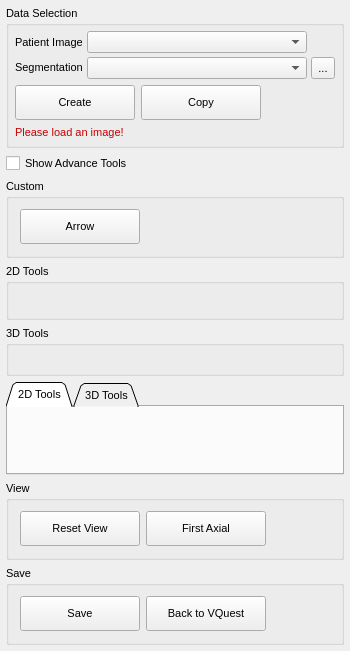
<?xml version="1.0" encoding="UTF-8"?>
<ui version="4.0">
 <class>QmitkSegmentationControls</class>
 <widget class="QWidget" name="QmitkSegmentationControls">
  <property name="geometry">
   <rect>
    <x>0</x>
    <y>0</y>
    <width>350</width>
    <height>608</height>
   </rect>
  </property>
  <property name="sizePolicy">
   <sizepolicy hsizetype="Minimum" vsizetype="Minimum">
    <horstretch>0</horstretch>
    <verstretch>0</verstretch>
   </sizepolicy>
  </property>
  <property name="minimumSize">
   <size>
    <width>0</width>
    <height>0</height>
   </size>
  </property>
  <property name="font">
   <font>
    <family>MS Shell Dlg 2</family>
    <pointsize>8</pointsize>
    <weight>50</weight>
    <italic>false</italic>
    <bold>false</bold>
    <underline>false</underline>
    <strikeout>false</strikeout>
   </font>
  </property>
  <property name="windowTitle">
   <string>QmitkSegmentation</string>
  </property>
  <layout class="QVBoxLayout" name="verticalLayout_6">
   <property name="sizeConstraint">
    <enum>QLayout::SetMinimumSize</enum>
   </property>
   <property name="leftMargin">
    <number>6</number>
   </property>
   <property name="topMargin">
    <number>6</number>
   </property>
   <property name="rightMargin">
    <number>6</number>
   </property>
   <property name="bottomMargin">
    <number>6</number>
   </property>
   <item>
    <widget class="QGroupBox" name="groupBox">
     <property name="sizePolicy">
      <sizepolicy hsizetype="Minimum" vsizetype="Fixed">
       <horstretch>0</horstretch>
       <verstretch>0</verstretch>
      </sizepolicy>
     </property>
     <property name="title">
      <string>Data Selection</string>
     </property>
     <layout class="QVBoxLayout" name="verticalLayout_3">
      <property name="leftMargin">
       <number>6</number>
      </property>
      <property name="topMargin">
       <number>6</number>
      </property>
      <property name="rightMargin">
       <number>6</number>
      </property>
      <property name="bottomMargin">
       <number>6</number>
      </property>
      <item>
       <layout class="QGridLayout" name="gridLayout_2" columnstretch="0,0,0">
        <property name="sizeConstraint">
         <enum>QLayout::SetMinimumSize</enum>
        </property>
        <property name="spacing">
         <number>4</number>
        </property>
        <item row="0" column="0">
         <widget class="QLabel" name="lblPatientImage">
          <property name="sizePolicy">
           <sizepolicy hsizetype="Maximum" vsizetype="Preferred">
            <horstretch>0</horstretch>
            <verstretch>0</verstretch>
           </sizepolicy>
          </property>
          <property name="text">
           <string>Patient Image</string>
          </property>
         </widget>
        </item>
        <item row="1" column="0">
         <widget class="QLabel" name="lblSegmentation">
          <property name="sizePolicy">
           <sizepolicy hsizetype="Maximum" vsizetype="Fixed">
            <horstretch>0</horstretch>
            <verstretch>0</verstretch>
           </sizepolicy>
          </property>
          <property name="text">
           <string>Segmentation</string>
          </property>
         </widget>
        </item>
        <item row="1" column="2">
         <widget class="QToolButton" name="btnNewSegmentation">
          <property name="sizePolicy">
           <sizepolicy hsizetype="Maximum" vsizetype="Minimum">
            <horstretch>0</horstretch>
            <verstretch>0</verstretch>
           </sizepolicy>
          </property>
          <property name="toolTip">
           <string>Create a new segmentation</string>
          </property>
          <property name="text">
           <string>...</string>
          </property>
          <property name="icon">
           <iconset resource="../../resources/segmentation.qrc">
            <normaloff>:/segmentation/btnNew.png</normaloff>:/segmentation/btnNew.png</iconset>
          </property>
         </widget>
        </item>
        <item row="1" column="1">
         <widget class="QmitkDataStorageComboBox" name="segImageSelector">
          <property name="sizePolicy">
           <sizepolicy hsizetype="Minimum" vsizetype="Fixed">
            <horstretch>0</horstretch>
            <verstretch>0</verstretch>
           </sizepolicy>
          </property>
         </widget>
        </item>
        <item row="0" column="1">
         <widget class="QmitkDataStorageComboBox" name="patImageSelector">
          <property name="sizePolicy">
           <sizepolicy hsizetype="Minimum" vsizetype="Fixed">
            <horstretch>0</horstretch>
            <verstretch>0</verstretch>
           </sizepolicy>
          </property>
         </widget>
        </item>
       </layout>
      </item>
      <item>
       <layout class="QHBoxLayout" name="horizontalLayout">
        <item>
         <widget class="QPushButton" name="createSegmentationPushButton">
          <property name="minimumSize">
           <size>
            <width>120</width>
            <height>35</height>
           </size>
          </property>
          <property name="text">
           <string>Create</string>
          </property>
         </widget>
        </item>
        <item>
         <widget class="QPushButton" name="copyPushButton">
          <property name="minimumSize">
           <size>
            <width>120</width>
            <height>35</height>
           </size>
          </property>
          <property name="text">
           <string>Copy</string>
          </property>
         </widget>
        </item>
        <item>
         <spacer name="horizontalSpacer_4">
          <property name="orientation">
           <enum>Qt::Horizontal</enum>
          </property>
          <property name="sizeHint" stdset="0">
           <size>
            <width>40</width>
            <height>20</height>
           </size>
          </property>
         </spacer>
        </item>
       </layout>
      </item>
      <item>
       <widget class="QLabel" name="lblSegmentationWarnings">
        <property name="sizePolicy">
         <sizepolicy hsizetype="Minimum" vsizetype="Fixed">
          <horstretch>0</horstretch>
          <verstretch>0</verstretch>
         </sizepolicy>
        </property>
        <property name="palette">
         <palette>
          <active>
           <colorrole role="WindowText">
            <brush brushstyle="SolidPattern">
             <color alpha="255">
              <red>200</red>
              <green>0</green>
              <blue>0</blue>
             </color>
            </brush>
           </colorrole>
           <colorrole role="Text">
            <brush brushstyle="SolidPattern">
             <color alpha="255">
              <red>200</red>
              <green>0</green>
              <blue>0</blue>
             </color>
            </brush>
           </colorrole>
           <colorrole role="ButtonText">
            <brush brushstyle="SolidPattern">
             <color alpha="255">
              <red>200</red>
              <green>0</green>
              <blue>0</blue>
             </color>
            </brush>
           </colorrole>
          </active>
          <inactive>
           <colorrole role="WindowText">
            <brush brushstyle="SolidPattern">
             <color alpha="255">
              <red>200</red>
              <green>0</green>
              <blue>0</blue>
             </color>
            </brush>
           </colorrole>
           <colorrole role="Text">
            <brush brushstyle="SolidPattern">
             <color alpha="255">
              <red>200</red>
              <green>0</green>
              <blue>0</blue>
             </color>
            </brush>
           </colorrole>
           <colorrole role="ButtonText">
            <brush brushstyle="SolidPattern">
             <color alpha="255">
              <red>200</red>
              <green>0</green>
              <blue>0</blue>
             </color>
            </brush>
           </colorrole>
          </inactive>
          <disabled>
           <colorrole role="WindowText">
            <brush brushstyle="SolidPattern">
             <color alpha="255">
              <red>84</red>
              <green>82</green>
              <blue>78</blue>
             </color>
            </brush>
           </colorrole>
           <colorrole role="Text">
            <brush brushstyle="SolidPattern">
             <color alpha="255">
              <red>84</red>
              <green>82</green>
              <blue>78</blue>
             </color>
            </brush>
           </colorrole>
           <colorrole role="ButtonText">
            <brush brushstyle="SolidPattern">
             <color alpha="255">
              <red>84</red>
              <green>82</green>
              <blue>78</blue>
             </color>
            </brush>
           </colorrole>
          </disabled>
         </palette>
        </property>
        <property name="font">
         <font>
          <weight>50</weight>
          <bold>false</bold>
         </font>
        </property>
        <property name="text">
         <string>Please load an image!</string>
        </property>
        <property name="wordWrap">
         <bool>true</bool>
        </property>
       </widget>
      </item>
     </layout>
    </widget>
   </item>
   <item>
    <widget class="QCheckBox" name="showAdvanceCheckBox">
     <property name="enabled">
      <bool>true</bool>
     </property>
     <property name="text">
      <string>Show Advance Tools</string>
     </property>
    </widget>
   </item>
   <item>
    <widget class="QGroupBox" name="arrowGroupBox">
     <property name="enabled">
      <bool>true</bool>
     </property>
     <property name="sizePolicy">
      <sizepolicy hsizetype="Minimum" vsizetype="Fixed">
       <horstretch>0</horstretch>
       <verstretch>1</verstretch>
      </sizepolicy>
     </property>
     <property name="minimumSize">
      <size>
       <width>0</width>
       <height>0</height>
      </size>
     </property>
     <property name="title">
      <string>Custom</string>
     </property>
     <layout class="QVBoxLayout" name="verticalLayout_5">
      <item>
       <layout class="QGridLayout" name="gridLayout">
        <item row="0" column="0">
         <widget class="QPushButton" name="arrowPushButton">
          <property name="sizePolicy">
           <sizepolicy hsizetype="Minimum" vsizetype="Fixed">
            <horstretch>0</horstretch>
            <verstretch>0</verstretch>
           </sizepolicy>
          </property>
          <property name="minimumSize">
           <size>
            <width>120</width>
            <height>35</height>
           </size>
          </property>
          <property name="text">
           <string>Arrow</string>
          </property>
         </widget>
        </item>
        <item row="0" column="1">
         <spacer name="horizontalSpacer_2">
          <property name="orientation">
           <enum>Qt::Horizontal</enum>
          </property>
          <property name="sizeHint" stdset="0">
           <size>
            <width>40</width>
            <height>20</height>
           </size>
          </property>
         </spacer>
        </item>
       </layout>
      </item>
     </layout>
    </widget>
   </item>
   <item>
    <widget class="QGroupBox" name="SegmentationTools2DGroupBox">
     <property name="title">
      <string>2D Tools</string>
     </property>
     <layout class="QVBoxLayout" name="verticalLayout_9">
      <item>
       <widget class="QmitkToolGUIArea" name="m_ManualToolGUIContainer2D_2" native="true">
        <property name="sizePolicy">
         <sizepolicy hsizetype="Minimum" vsizetype="Minimum">
          <horstretch>0</horstretch>
          <verstretch>0</verstretch>
         </sizepolicy>
        </property>
        <property name="font">
         <font>
          <weight>50</weight>
          <bold>false</bold>
         </font>
        </property>
       </widget>
      </item>
      <item>
       <widget class="QmitkToolSelectionBox" name="m_ManualToolSelectionBox2D_2" native="true">
        <property name="sizePolicy">
         <sizepolicy hsizetype="Minimum" vsizetype="Fixed">
          <horstretch>0</horstretch>
          <verstretch>0</verstretch>
         </sizepolicy>
        </property>
        <property name="font">
         <font>
          <weight>50</weight>
          <bold>false</bold>
         </font>
        </property>
       </widget>
      </item>
      <item>
       <widget class="QmitkSlicesInterpolator" name="m_SlicesInterpolator_2" native="true">
        <property name="sizePolicy">
         <sizepolicy hsizetype="Minimum" vsizetype="Fixed">
          <horstretch>0</horstretch>
          <verstretch>0</verstretch>
         </sizepolicy>
        </property>
        <property name="font">
         <font>
          <weight>50</weight>
          <bold>false</bold>
         </font>
        </property>
       </widget>
      </item>
      <item>
       <spacer name="verticalSpacer_3">
        <property name="orientation">
         <enum>Qt::Vertical</enum>
        </property>
        <property name="sizeHint" stdset="0">
         <size>
          <width>20</width>
          <height>40</height>
         </size>
        </property>
       </spacer>
      </item>
     </layout>
    </widget>
   </item>
   <item>
    <widget class="QGroupBox" name="SegmentationTools3DGroupBox">
     <property name="title">
      <string>3D Tools</string>
     </property>
     <layout class="QVBoxLayout" name="verticalLayout_8">
      <item>
       <widget class="QmitkToolGUIArea" name="m_ManualToolGUIContainer3D_2" native="true">
        <property name="sizePolicy">
         <sizepolicy hsizetype="Minimum" vsizetype="Minimum">
          <horstretch>0</horstretch>
          <verstretch>0</verstretch>
         </sizepolicy>
        </property>
        <property name="font">
         <font>
          <weight>50</weight>
          <bold>false</bold>
         </font>
        </property>
       </widget>
      </item>
      <item>
       <widget class="QmitkToolSelectionBox" name="m_ManualToolSelectionBox3D_2" native="true">
        <property name="sizePolicy">
         <sizepolicy hsizetype="Minimum" vsizetype="Minimum">
          <horstretch>0</horstretch>
          <verstretch>0</verstretch>
         </sizepolicy>
        </property>
        <property name="font">
         <font>
          <weight>50</weight>
          <bold>false</bold>
         </font>
        </property>
       </widget>
      </item>
      <item>
       <spacer name="verticalSpacer_4">
        <property name="orientation">
         <enum>Qt::Vertical</enum>
        </property>
        <property name="sizeHint" stdset="0">
         <size>
          <width>20</width>
          <height>40</height>
         </size>
        </property>
       </spacer>
      </item>
     </layout>
    </widget>
   </item>
   <item>
    <widget class="QTabWidget" name="tabWidgetSegmentationTools">
     <property name="sizePolicy">
      <sizepolicy hsizetype="Minimum" vsizetype="Minimum">
       <horstretch>0</horstretch>
       <verstretch>0</verstretch>
      </sizepolicy>
     </property>
     <property name="layoutDirection">
      <enum>Qt::LeftToRight</enum>
     </property>
     <property name="styleSheet">
      <string notr="true">QTabWidget::tab-bar { alignment: middle; }</string>
     </property>
     <property name="tabPosition">
      <enum>QTabWidget::North</enum>
     </property>
     <property name="tabShape">
      <enum>QTabWidget::Triangular</enum>
     </property>
     <property name="currentIndex">
      <number>0</number>
     </property>
     <widget class="QWidget" name="tab2DTools">
      <property name="sizePolicy">
       <sizepolicy hsizetype="Minimum" vsizetype="Preferred">
        <horstretch>0</horstretch>
        <verstretch>0</verstretch>
       </sizepolicy>
      </property>
      <property name="layoutDirection">
       <enum>Qt::LeftToRight</enum>
      </property>
      <property name="autoFillBackground">
       <bool>false</bool>
      </property>
      <attribute name="title">
       <string>2D Tools</string>
      </attribute>
      <layout class="QVBoxLayout" name="verticalLayout">
       <property name="leftMargin">
        <number>6</number>
       </property>
       <property name="topMargin">
        <number>6</number>
       </property>
       <property name="rightMargin">
        <number>6</number>
       </property>
       <property name="bottomMargin">
        <number>6</number>
       </property>
       <item>
        <widget class="QmitkToolGUIArea" name="m_ManualToolGUIContainer2D" native="true">
         <property name="sizePolicy">
          <sizepolicy hsizetype="Minimum" vsizetype="Minimum">
           <horstretch>0</horstretch>
           <verstretch>0</verstretch>
          </sizepolicy>
         </property>
         <property name="font">
          <font>
           <weight>50</weight>
           <bold>false</bold>
          </font>
         </property>
        </widget>
       </item>
       <item>
        <widget class="QmitkToolSelectionBox" name="m_ManualToolSelectionBox2D" native="true">
         <property name="sizePolicy">
          <sizepolicy hsizetype="Minimum" vsizetype="Fixed">
           <horstretch>0</horstretch>
           <verstretch>0</verstretch>
          </sizepolicy>
         </property>
         <property name="font">
          <font>
           <weight>50</weight>
           <bold>false</bold>
          </font>
         </property>
        </widget>
       </item>
       <item>
        <widget class="QmitkSlicesInterpolator" name="m_SlicesInterpolator" native="true">
         <property name="sizePolicy">
          <sizepolicy hsizetype="Minimum" vsizetype="Fixed">
           <horstretch>0</horstretch>
           <verstretch>0</verstretch>
          </sizepolicy>
         </property>
         <property name="font">
          <font>
           <weight>50</weight>
           <bold>false</bold>
          </font>
         </property>
        </widget>
       </item>
       <item>
        <spacer name="verticalSpacer_2">
         <property name="orientation">
          <enum>Qt::Vertical</enum>
         </property>
         <property name="sizeHint" stdset="0">
          <size>
           <width>20</width>
           <height>40</height>
          </size>
         </property>
        </spacer>
       </item>
      </layout>
     </widget>
     <widget class="QWidget" name="tab3DTools">
      <property name="sizePolicy">
       <sizepolicy hsizetype="Minimum" vsizetype="Minimum">
        <horstretch>0</horstretch>
        <verstretch>0</verstretch>
       </sizepolicy>
      </property>
      <attribute name="title">
       <string>3D Tools</string>
      </attribute>
      <layout class="QVBoxLayout" name="verticalLayout_2">
       <property name="leftMargin">
        <number>6</number>
       </property>
       <property name="topMargin">
        <number>6</number>
       </property>
       <property name="rightMargin">
        <number>6</number>
       </property>
       <property name="bottomMargin">
        <number>6</number>
       </property>
       <item>
        <widget class="QmitkToolGUIArea" name="m_ManualToolGUIContainer3D" native="true">
         <property name="sizePolicy">
          <sizepolicy hsizetype="Minimum" vsizetype="Minimum">
           <horstretch>0</horstretch>
           <verstretch>0</verstretch>
          </sizepolicy>
         </property>
         <property name="font">
          <font>
           <weight>50</weight>
           <bold>false</bold>
          </font>
         </property>
        </widget>
       </item>
       <item>
        <widget class="QmitkToolSelectionBox" name="m_ManualToolSelectionBox3D" native="true">
         <property name="sizePolicy">
          <sizepolicy hsizetype="Minimum" vsizetype="Minimum">
           <horstretch>0</horstretch>
           <verstretch>0</verstretch>
          </sizepolicy>
         </property>
         <property name="font">
          <font>
           <weight>50</weight>
           <bold>false</bold>
          </font>
         </property>
        </widget>
       </item>
       <item>
        <spacer name="verticalSpacer">
         <property name="orientation">
          <enum>Qt::Vertical</enum>
         </property>
         <property name="sizeHint" stdset="0">
          <size>
           <width>20</width>
           <height>40</height>
          </size>
         </property>
        </spacer>
       </item>
      </layout>
     </widget>
    </widget>
   </item>
   <item>
    <widget class="QGroupBox" name="viewGroupBox">
     <property name="sizePolicy">
      <sizepolicy hsizetype="Minimum" vsizetype="Fixed">
       <horstretch>0</horstretch>
       <verstretch>0</verstretch>
      </sizepolicy>
     </property>
     <property name="title">
      <string>View</string>
     </property>
     <layout class="QVBoxLayout" name="verticalLayout_4">
      <item>
       <layout class="QGridLayout" name="gridLayout_3">
        <item row="0" column="0">
         <widget class="QPushButton" name="resetViewPushButton">
          <property name="minimumSize">
           <size>
            <width>120</width>
            <height>35</height>
           </size>
          </property>
          <property name="text">
           <string>Reset View</string>
          </property>
         </widget>
        </item>
        <item row="0" column="1">
         <widget class="QPushButton" name="firstAxialPushButton">
          <property name="minimumSize">
           <size>
            <width>120</width>
            <height>35</height>
           </size>
          </property>
          <property name="text">
           <string>First Axial</string>
          </property>
         </widget>
        </item>
        <item row="0" column="2">
         <spacer name="horizontalSpacer">
          <property name="orientation">
           <enum>Qt::Horizontal</enum>
          </property>
          <property name="sizeHint" stdset="0">
           <size>
            <width>40</width>
            <height>20</height>
           </size>
          </property>
         </spacer>
        </item>
       </layout>
      </item>
     </layout>
    </widget>
   </item>
   <item>
    <widget class="QGroupBox" name="saveGroupBox">
     <property name="sizePolicy">
      <sizepolicy hsizetype="Minimum" vsizetype="Fixed">
       <horstretch>0</horstretch>
       <verstretch>0</verstretch>
      </sizepolicy>
     </property>
     <property name="title">
      <string>Save</string>
     </property>
     <layout class="QVBoxLayout" name="verticalLayout_7">
      <item>
       <layout class="QGridLayout" name="gridLayout_4">
        <item row="0" column="0">
         <widget class="QPushButton" name="savePushButton">
          <property name="sizePolicy">
           <sizepolicy hsizetype="Minimum" vsizetype="Fixed">
            <horstretch>0</horstretch>
            <verstretch>0</verstretch>
           </sizepolicy>
          </property>
          <property name="minimumSize">
           <size>
            <width>120</width>
            <height>35</height>
           </size>
          </property>
          <property name="text">
           <string>Save</string>
          </property>
         </widget>
        </item>
        <item row="0" column="1">
         <widget class="QPushButton" name="vquestPushButton">
          <property name="minimumSize">
           <size>
            <width>120</width>
            <height>35</height>
           </size>
          </property>
          <property name="text">
           <string>Back to VQuest</string>
          </property>
         </widget>
        </item>
        <item row="0" column="2">
         <spacer name="horizontalSpacer_3">
          <property name="orientation">
           <enum>Qt::Horizontal</enum>
          </property>
          <property name="sizeHint" stdset="0">
           <size>
            <width>40</width>
            <height>20</height>
           </size>
          </property>
         </spacer>
        </item>
       </layout>
      </item>
     </layout>
    </widget>
   </item>
  </layout>
 </widget>
 <layoutdefault spacing="6" margin="11"/>
 <customwidgets>
  <customwidget>
   <class>QmitkDataStorageComboBox</class>
   <extends>QComboBox</extends>
   <header location="global">QmitkDataStorageComboBox.h</header>
  </customwidget>
  <customwidget>
   <class>QmitkToolSelectionBox</class>
   <extends>QWidget</extends>
   <header location="global">QmitkToolSelectionBox.h</header>
  </customwidget>
  <customwidget>
   <class>QmitkSlicesInterpolator</class>
   <extends>QWidget</extends>
   <header location="global">QmitkSlicesInterpolator.h</header>
  </customwidget>
  <customwidget>
   <class>QmitkToolGUIArea</class>
   <extends>QWidget</extends>
   <header location="global">QmitkToolGUIArea.h</header>
  </customwidget>
 </customwidgets>
 <includes>
  <include location="global">QmitkToolReferenceDataSelectionBox.h</include>
  <include location="global">QmitkToolGUIArea.h</include>
  <include location="global">QmitkToolSelectionBox.h</include>
  <include location="global">QmitkSlicesInterpolator.h</include>
 </includes>
 <resources>
  <include location="../../resources/segmentation.qrc"/>
 </resources>
 <connections/>
</ui>
